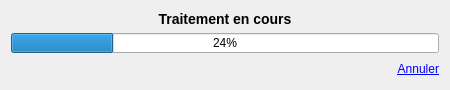
<?xml version="1.0" encoding="UTF-8"?>
<ui version="4.0">
 <class>Progress</class>
 <widget class="QWidget" name="Progress">
  <property name="geometry">
   <rect>
    <x>0</x>
    <y>0</y>
    <width>450</width>
    <height>90</height>
   </rect>
  </property>
  <property name="minimumSize">
   <size>
    <width>450</width>
    <height>90</height>
   </size>
  </property>
  <property name="maximumSize">
   <size>
    <width>450</width>
    <height>90</height>
   </size>
  </property>
  <property name="windowTitle">
   <string>Traitement</string>
  </property>
  <property name="windowIcon">
   <iconset resource="../Ressources/antiplagia.qrc">
    <normaloff>:/Images/AP.png</normaloff>:/Images/AP.png</iconset>
  </property>
  <layout class="QGridLayout" name="gridLayout">
   <item row="0" column="0" colspan="5">
    <widget class="QLabel" name="label">
     <property name="text">
      <string>&lt;!DOCTYPE HTML PUBLIC &quot;-//W3C//DTD HTML 4.0//EN&quot; &quot;http://www.w3.org/TR/REC-html40/strict.dtd&quot;&gt;
&lt;html&gt;&lt;head&gt;&lt;meta name=&quot;qrichtext&quot; content=&quot;1&quot; /&gt;&lt;style type=&quot;text/css&quot;&gt;
p, li { white-space: pre-wrap; }
&lt;/style&gt;&lt;/head&gt;&lt;body style=&quot; font-family:'MS Shell Dlg 2'; font-size:8.25pt; font-weight:400; font-style:normal;&quot;&gt;
&lt;p align=&quot;center&quot; style=&quot; margin-top:14px; margin-bottom:12px; margin-left:0px; margin-right:0px; -qt-block-indent:0; text-indent:0px;&quot;&gt;&lt;span style=&quot; font-size:large; font-weight:600;&quot;&gt;Traitement en cours&lt;/span&gt;&lt;/p&gt;&lt;/body&gt;&lt;/html&gt;</string>
     </property>
    </widget>
   </item>
   <item row="1" column="0" colspan="5">
    <widget class="QProgressBar" name="progressBar">
     <property name="value">
      <number>24</number>
     </property>
    </widget>
   </item>
   <item row="2" column="0" colspan="2">
    <widget class="QLabel" name="label_2">
     <property name="text">
      <string/>
     </property>
    </widget>
   </item>
   <item row="2" column="4">
    <widget class="QPushButton" name="pushButton">
     <property name="cursor">
      <cursorShape>PointingHandCursor</cursorShape>
     </property>
     <property name="styleSheet">
      <string notr="true">color:rgb(0, 0, 255);
border:0px;
font: 8pt &quot;MS Shell Dlg 2&quot;;
text-decoration: underline;
text-align: right;
font: 9pt &quot;Arial&quot;;</string>
     </property>
     <property name="text">
      <string>Annuler</string>
     </property>
    </widget>
   </item>
   <item row="2" column="3">
    <spacer name="horizontalSpacer_3">
     <property name="orientation">
      <enum>Qt::Horizontal</enum>
     </property>
     <property name="sizeHint" stdset="0">
      <size>
       <width>40</width>
       <height>20</height>
      </size>
     </property>
    </spacer>
   </item>
  </layout>
 </widget>
 <resources>
  <include location="../Ressources/antiplagia.qrc"/>
 </resources>
 <connections/>
</ui>
